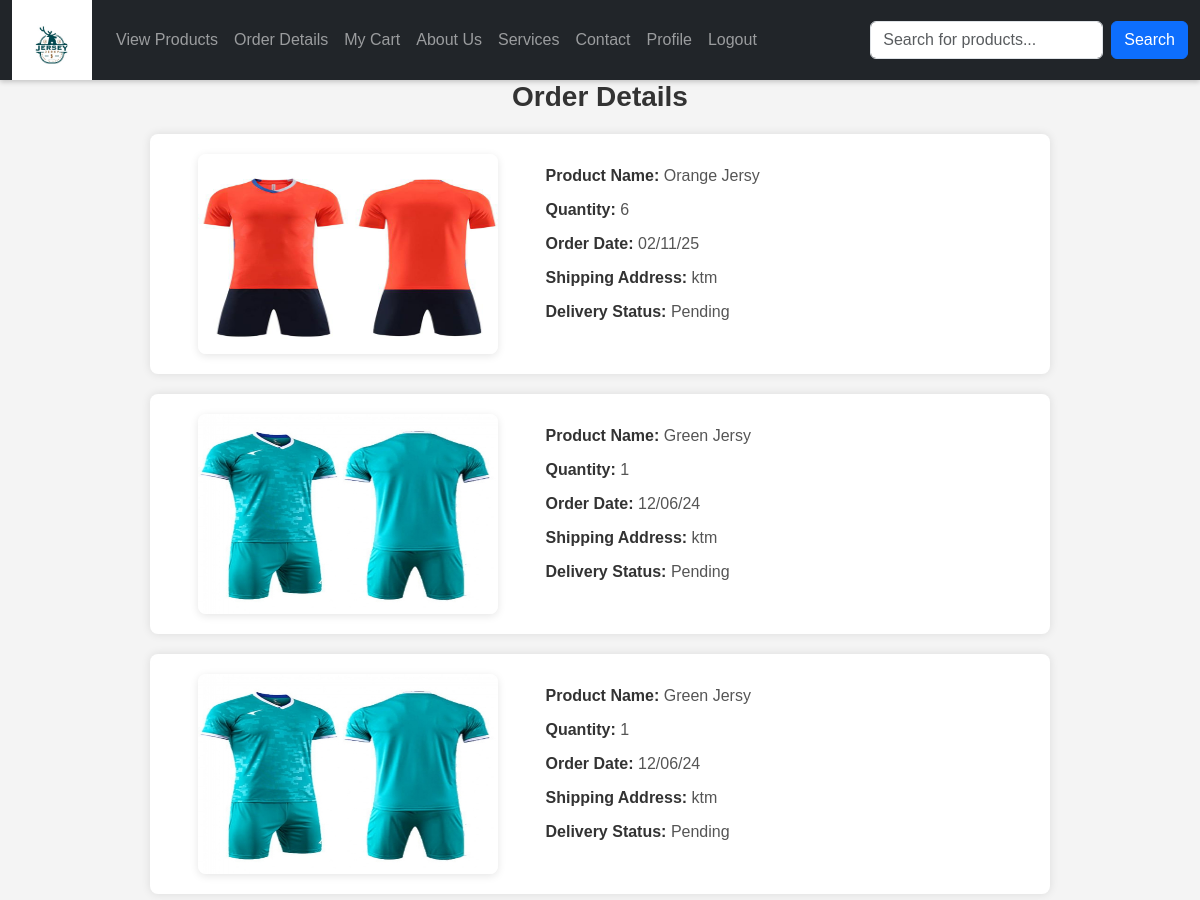
Before: /orderdetails/ (signed in, upper part) with the older database file.
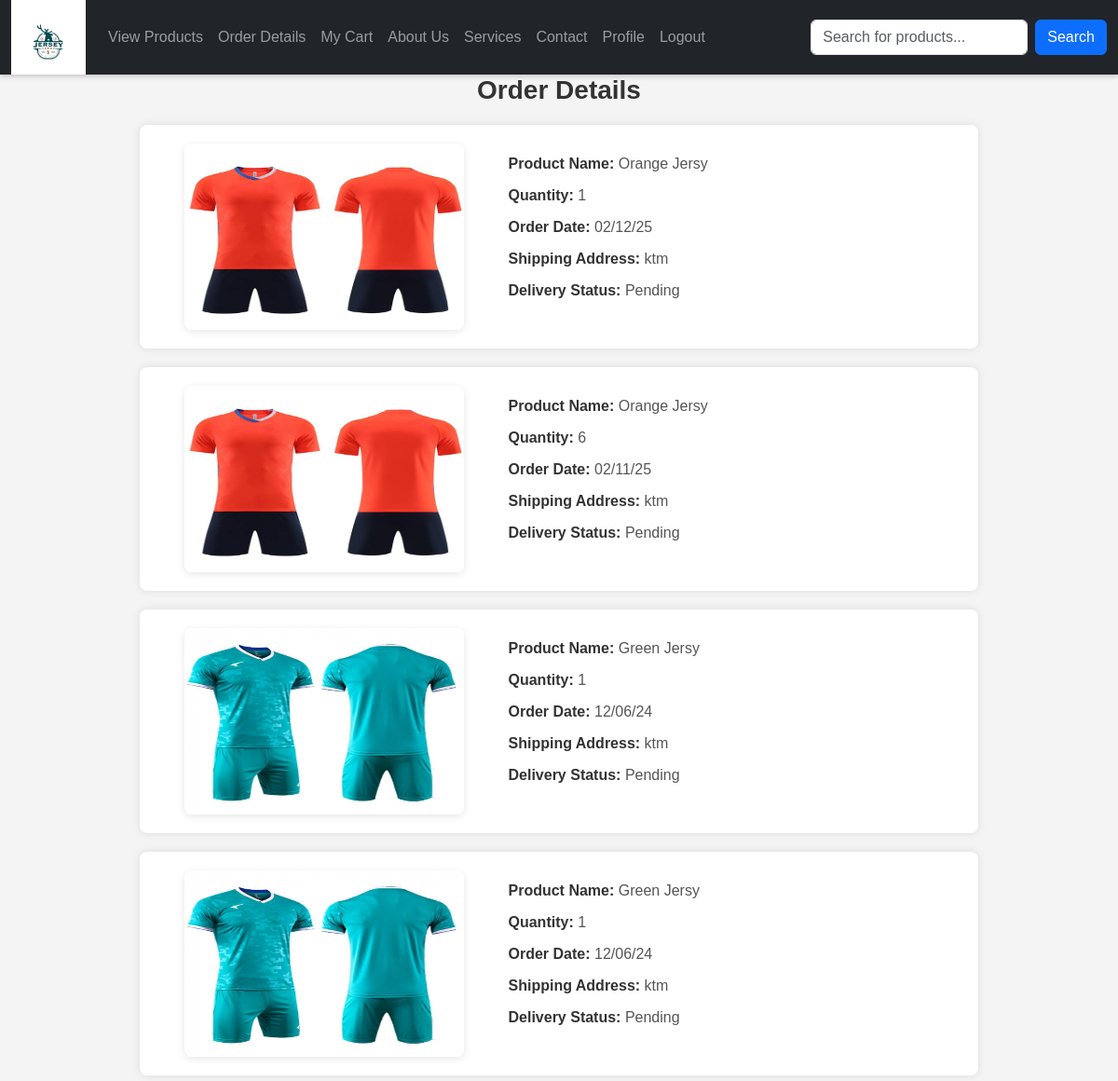
After: the same page with the newer database file.
### app/models.py (models this page shows, shortened)
class Buy(models.Model):
    product = models.ForeignKey(Product, on_delete=models.CASCADE)
    user = models.ForeignKey(Register, on_delete=models.CASCADE)
    quantity = models.IntegerField()
    date_of_buying = models.TextField()
    price = models.DecimalField(max_digits=10, decimal_places=2)
    DELIVERY_STATUS_CHOICES = [
        ("Pending", "Pending"),
        ("Shipped", "Shipped"),
        ("In Transit", "In Transit"),
        ("Delivered", "Delivered"),
    ]
    delivery_status = models.CharField(
        max_length=20, choices=DELIVERY_STATUS_CHOICES, default="Pending"
    )

class Product(models.Model):
    shop = models.ForeignKey(Shopreg,on_delete=models.CASCADE)
    name = models.TextField()
    discription = models.TextField()
    price = models.IntegerField()
    category = models.ForeignKey(Category, on_delete=models.CASCADE)
    quantity = models.TextField()
    offerprice = models.IntegerField()
    image = models.FileField()

class Register(models.Model):
    Email = models.EmailField(unique=True)
    name = models.TextField()
    phonenumber = models.IntegerField()
    password = models.TextField()
    location= models.TextField()

### app/views.py (the view)
# urls.py: path('orderdetails/',views.orderdetails),
def orderdetails(req):
    data = Buy.objects.filter(user=get_usr(req))[::-1]
    return render(req, 'user/orderdetails.html', {'data': data})

### app/views.py (called while the page is built)
def get_usr(req):
    data=Register.objects.get(Email=req.session['user'])
    return data

### template/user/orderdetails.html (shortened to what this page needs)
<!DOCTYPE html>
<html lang="en">
<head>
    <link href="https://cdn.jsdelivr.net/npm/bootstrap@5.3.3/dist/css/bootstrap.min.css" rel="stylesheet">
</head>
<body>
    <nav id="nav" class="navbar navbar-expand-lg navbar-dark bg-dark sticky-top">
        <div class="container-fluid">
            <a href="../userhome" class="navbar-brand">
                <img src="../static/attachment_117648875.jpg" alt="logo" width="80px">
            </a>
            <div class="collapse navbar-collapse" id="mynavbar">
                <ul class="navbar-nav me-auto">
                    <li class="nav-item"><a class="nav-link" href="../userviewproduct">View Products</a></li>
                    <li class="nav-item"><a class="nav-link" href="../orderdetails">Order Details</a></li>
                    <li class="nav-item"><a class="nav-link" href="../user_view_cart">My Cart</a></li>
                    <li class="nav-item"><a class="nav-link" href="../aboutus">About Us</a></li>
                    <li class="nav-item"><a class="nav-link" href="../service">Services</a></li>
                    <li class="nav-item"><a class="nav-link" href="../contact">Contact</a></li>
                    <li class="nav-item"><a class="nav-link" href="../profile">Profile</a></li>
                    <li class="nav-item"><a class="nav-link" href="../logout">Logout</a></li>
                </ul>
                <form class="d-flex" method="get" action="{% url 'product_search' %}">
                    <input class="form-control me-2" type="text" name="query" placeholder="Search for products...">
                    <button class="btn btn-primary" type="submit">Search</button>
                </form>
            </div>
        </div>
    </nav>
      <h2>Order Details</h2>
    {% for i in data %}
    <div class="order-container">
        <div class="order-row">
            <div class="order-image">
                <img src="{{i.product.image.url}}" alt="{{i.product.name}}">
            </div>
            <div class="order-details">
                <p><strong>Product Name:</strong> {{i.product.name}}</p>
                <p><strong>Quantity:</strong> {{i.quantity}}</p>
                <p><strong>Order Date:</strong> {{i.date_of_buying}}</p>
                <p><strong>Shipping Address:</strong> {{i.user.location}}</p>
                <p><strong>Delivery Status:</strong> {{i.delivery_status}}</p>
            </div>
        </div>
    </div>
    {% endfor %}
</body>
</html>

Changed rows visible on the page:
added Buy: product.image (picture), product.name "Orange Jersy", quantity "1", date_of_buying "02/12/25", user.location "ktm", delivery_status "Pending"
